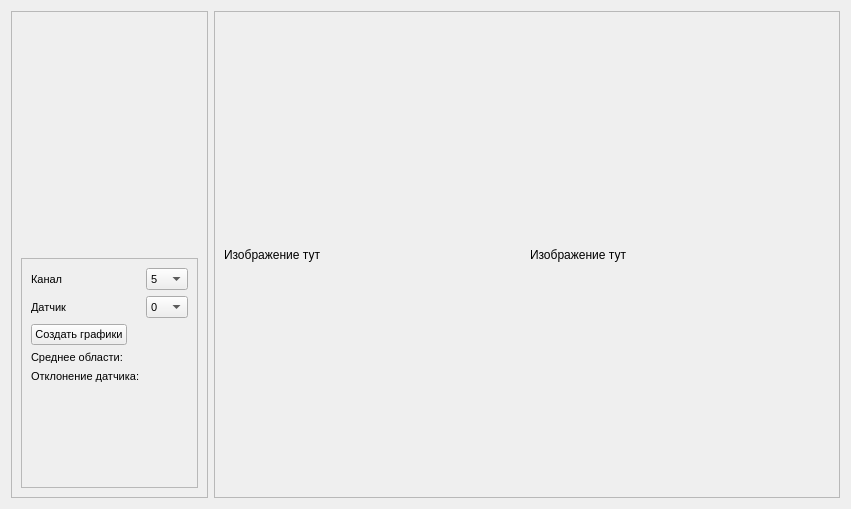
<?xml version="1.0" encoding="UTF-8"?>
<ui version="4.0">
 <class>Form</class>
 <widget class="QWidget" name="Form">
  <property name="geometry">
   <rect>
    <x>0</x>
    <y>0</y>
    <width>851</width>
    <height>509</height>
   </rect>
  </property>
  <property name="windowTitle">
   <string>Form</string>
  </property>
  <layout class="QHBoxLayout" name="horizontalLayout">
   <item>
    <widget class="QFrame" name="frame_2">
     <property name="sizePolicy">
      <sizepolicy hsizetype="Fixed" vsizetype="Preferred">
       <horstretch>0</horstretch>
       <verstretch>0</verstretch>
      </sizepolicy>
     </property>
     <property name="frameShape">
      <enum>QFrame::StyledPanel</enum>
     </property>
     <property name="frameShadow">
      <enum>QFrame::Raised</enum>
     </property>
     <layout class="QVBoxLayout" name="verticalLayout">
      <item>
       <widget class="QLabel" name="label_area_name">
        <property name="font">
         <font>
          <pointsize>16</pointsize>
         </font>
        </property>
        <property name="text">
         <string/>
        </property>
       </widget>
      </item>
      <item>
       <widget class="QFrame" name="frame">
        <property name="sizePolicy">
         <sizepolicy hsizetype="Preferred" vsizetype="Preferred">
          <horstretch>0</horstretch>
          <verstretch>0</verstretch>
         </sizepolicy>
        </property>
        <property name="font">
         <font>
          <pointsize>8</pointsize>
         </font>
        </property>
        <property name="frameShape">
         <enum>QFrame::StyledPanel</enum>
        </property>
        <property name="frameShadow">
         <enum>QFrame::Raised</enum>
        </property>
        <layout class="QFormLayout" name="formLayout">
         <item row="0" column="0">
          <widget class="QLabel" name="label">
           <property name="text">
            <string>Канал</string>
           </property>
          </widget>
         </item>
         <item row="0" column="1">
          <widget class="QComboBox" name="comboBox_channel">
           <item>
            <property name="text">
             <string>5</string>
            </property>
           </item>
           <item>
            <property name="text">
             <string>6</string>
            </property>
           </item>
           <item>
            <property name="text">
             <string>7</string>
            </property>
           </item>
           <item>
            <property name="text">
             <string>8</string>
            </property>
           </item>
           <item>
            <property name="text">
             <string>9</string>
            </property>
           </item>
           <item>
            <property name="text">
             <string>10</string>
            </property>
           </item>
           <item>
            <property name="text">
             <string>11</string>
            </property>
           </item>
           <item>
            <property name="text">
             <string>12</string>
            </property>
           </item>
           <item>
            <property name="text">
             <string>13</string>
            </property>
           </item>
           <item>
            <property name="text">
             <string>14</string>
            </property>
           </item>
           <item>
            <property name="text">
             <string>15</string>
            </property>
           </item>
           <item>
            <property name="text">
             <string>16</string>
            </property>
           </item>
           <item>
            <property name="text">
             <string>17</string>
            </property>
           </item>
           <item>
            <property name="text">
             <string>18</string>
            </property>
           </item>
           <item>
            <property name="text">
             <string>19</string>
            </property>
           </item>
          </widget>
         </item>
         <item row="1" column="0">
          <widget class="QLabel" name="label_2">
           <property name="text">
            <string>Датчик</string>
           </property>
          </widget>
         </item>
         <item row="1" column="1">
          <widget class="QComboBox" name="comboBox_sensor">
           <item>
            <property name="text">
             <string>0</string>
            </property>
           </item>
           <item>
            <property name="text">
             <string>1</string>
            </property>
           </item>
           <item>
            <property name="text">
             <string>2</string>
            </property>
           </item>
           <item>
            <property name="text">
             <string>3</string>
            </property>
           </item>
           <item>
            <property name="text">
             <string>4</string>
            </property>
           </item>
           <item>
            <property name="text">
             <string>5</string>
            </property>
           </item>
           <item>
            <property name="text">
             <string>6</string>
            </property>
           </item>
           <item>
            <property name="text">
             <string>7</string>
            </property>
           </item>
           <item>
            <property name="text">
             <string>8</string>
            </property>
           </item>
           <item>
            <property name="text">
             <string>9</string>
            </property>
           </item>
          </widget>
         </item>
         <item row="3" column="0">
          <widget class="QPushButton" name="pushButton">
           <property name="text">
            <string>Создать графики</string>
           </property>
          </widget>
         </item>
         <item row="4" column="0">
          <widget class="QLabel" name="label_4">
           <property name="text">
            <string>Среднее области:</string>
           </property>
          </widget>
         </item>
         <item row="5" column="0">
          <widget class="QLabel" name="label_5">
           <property name="text">
            <string>Отклонение датчика:</string>
           </property>
          </widget>
         </item>
         <item row="4" column="1">
          <widget class="QLabel" name="label_area_avg">
           <property name="text">
            <string/>
           </property>
          </widget>
         </item>
         <item row="5" column="1">
          <widget class="QLabel" name="label_sensor_avg_dev">
           <property name="text">
            <string/>
           </property>
          </widget>
         </item>
        </layout>
       </widget>
      </item>
     </layout>
    </widget>
   </item>
   <item>
    <widget class="QFrame" name="frame_3">
     <property name="frameShape">
      <enum>QFrame::StyledPanel</enum>
     </property>
     <property name="frameShadow">
      <enum>QFrame::Raised</enum>
     </property>
     <layout class="QHBoxLayout" name="horizontalLayout_2">
      <item>
       <widget class="QLabel" name="label_col_avg">
        <property name="text">
         <string>Изображение тут</string>
        </property>
       </widget>
      </item>
      <item>
       <widget class="QLabel" name="label_sensor_deviation">
        <property name="text">
         <string>Изображение тут</string>
        </property>
       </widget>
      </item>
     </layout>
    </widget>
   </item>
  </layout>
 </widget>
 <resources/>
 <connections/>
</ui>
